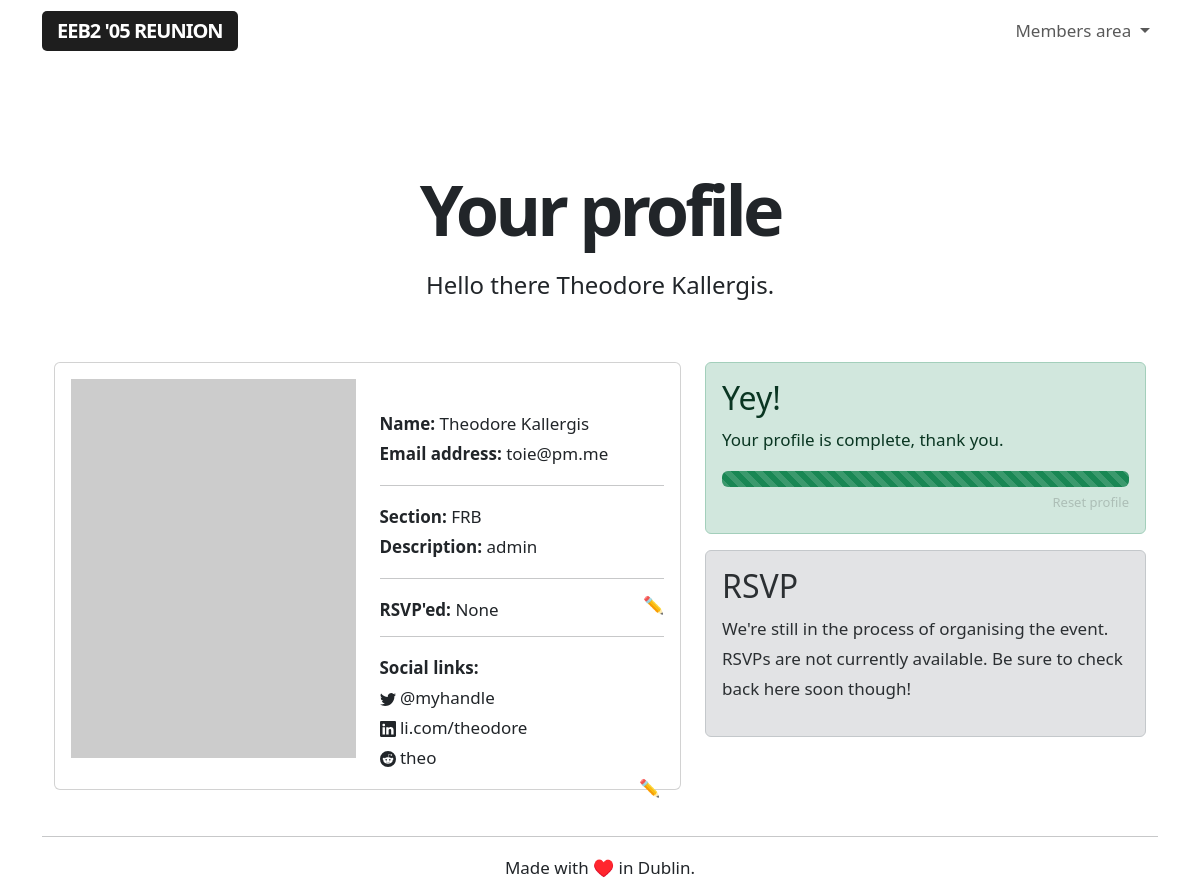
Before: /user/1 (signed in) with the older database file.
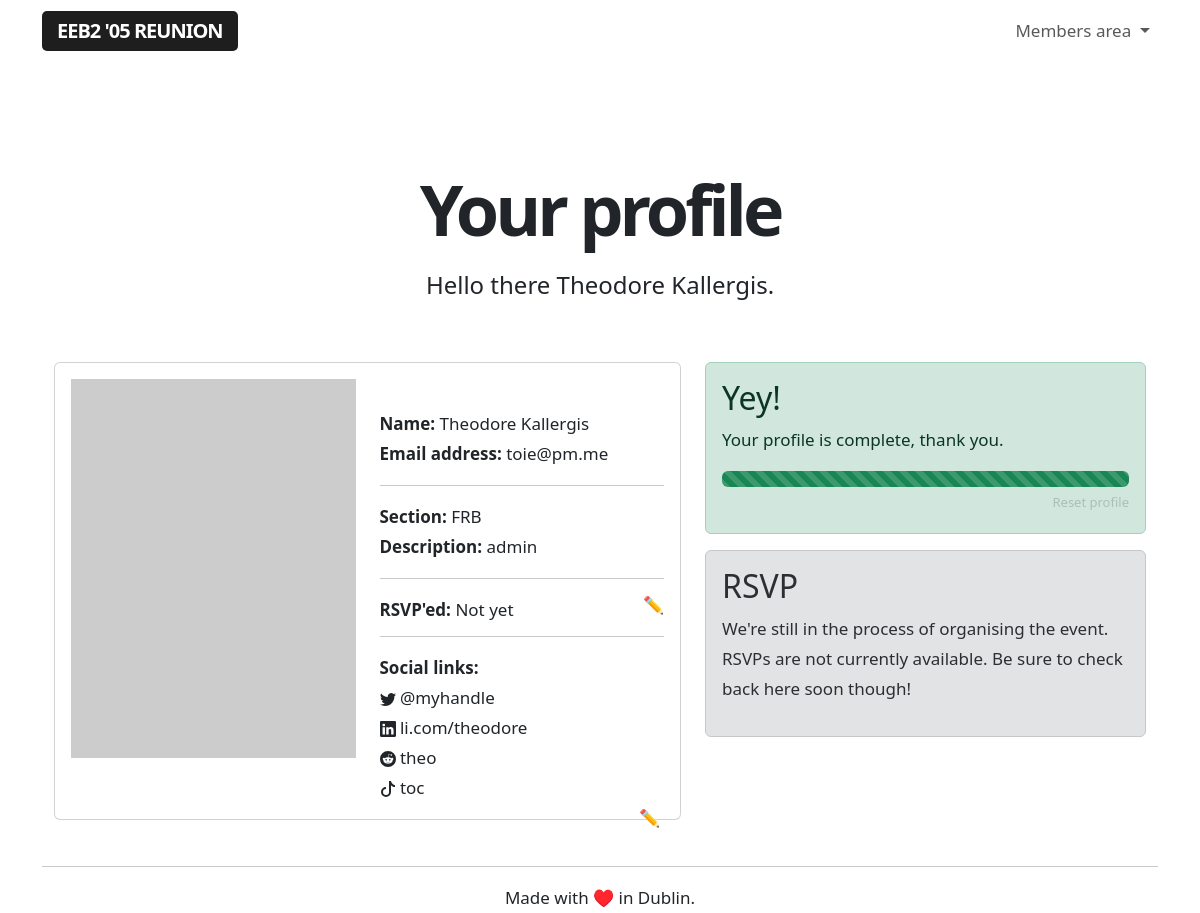
After: the same page with the newer database file.
### app/models.py (models this page shows, shortened)
class User(UserMixin, db.Model):
    id = db.Column(db.Integer, primary_key=True)
    username = db.Column(db.String(64), index=True, unique=True)
    name = db.Column(db.String(64), index=True, unique=False)
    section = db.Column(db.String(64), index=True, unique=False)
    email = db.Column(db.String(120), index=True, unique=True)
    password_hash = db.Column(db.String(128))
    role = db.Column(db.String(64), index=True, unique=False)
    rsvp = db.Column(db.String(64), index=True, unique=False)
    facebook = db.Column(db.String(64), index=True, unique=False)
    twitter = db.Column(db.String(64), index=True, unique=False)
    instagram = db.Column(db.String(64), index=True, unique=False)
    linkedin = db.Column(db.String(64), index=True, unique=False)
    snapchat = db.Column(db.String(64), index=True, unique=False)
    reddit = db.Column(db.String(64), index=True, unique=False)
    mastodon = db.Column(db.String(64), index=True, unique=False)
    tiktok = db.Column(db.String(64), index=True, unique=False)

### app/routes.py (the view)
@app.route('/user/<userid>', methods=['GET'])
@login_required
def user(userid):
    user = User.query.filter_by(id=userid).first_or_404()
    guest = Guest.query.filter_by(email=user.email).first()
    if user.name:
        if user.id == current_user.id :
            return render_template('profile.html', user=user, userid=userid, guestid = guest.id)
        else:
            flash("You don't have permission to access this profile.")
            return redirect(url_for('user', userid=userid))
    elif guest is None:
        flash('Take a few seconds to complete your profile.')
        return redirect(url_for('selectrole', userid=current_user.id))

### app/models.py (called while the page is built)
@login.user_loader
def load_user(id):
    return User.query.get(int(id))

### app/templates/profile.html (shortened to what this page needs)
{% extends "base.html" %}
{% block content %}
<div class="title">
    <h1>Your profile</h1>
    <h4>Hello {% if current_user.name %}there {{ user.name }}.{% else %}stranger.{% endif %}
</h4>
</div>
<div class="container profile">
  <div class="row align-items-start">
    <div class="col-7">
        <div class="card">
            <div class="card-body">
                <div class="row align-items-start">
                    <div class="col-6">
                        <img class="placeholderimage" src="https://dummyimage.com/600x800/c2c2c2/fff.jpg&text=Profile+placeholder">
                    </div>
                    <div class="col-6">
                        <br>
                        <b>Name:</b> {{ user.name }}
                        <br>
                        <b>Email address:</b> {{ user.username }}
                        <hr>
                        <b>Section:</b> {{ user.section }}
                        <br>
                        <b>Description:</b> {{ user.role }}
                        <hr>
                        <b>RSVP'ed:</b> {{ user.rsvp }}
                        <br>
                        <p><a href="#" class="nolinkdecoration align-right edit-rsvp">✏️</a></p>
                        <hr>
                        <b>Social links:</b>
                        <br>
                        {% if current_user.twitter %}
                         {{ user.twitter}}
                        <br>
                        {% endif %}
                        {% if current_user.linkedin %}
                         {{ user.linkedin}}
                        <br>
                        {% endif %}
                        {% if current_user.reddit %}
                         {{ user.reddit}}
                        <br>
                        {% endif %}
                        {% if current_user.tiktok %}
                        <svg xmlns="http://www.w3.org/2000/svg" width="16" height="16" fill="currentColor" class="bi bi-tiktok" viewBox="0 0 16 16">
                          <path d="M9 0h1.98c.144.715.54 1.617 1.235 2.512C12.895 3.389 13.797 4 15 4v2c-1.753 0-3.07-.814-4-1.829V11a5 5 0 1 1-5-5v2a3 3 0 1 0 3 3V0Z"/>
                        </svg> {{ user.tiktok}}
                        <br>
                        {% endif %}
                        <div class="editsociallinks align-items-end">
                            <a href="{{ url_for('socialLinks', userid=current_user.id) }}" class="nolinkdecoration">✏️</a>
                        </div>
                    </div>
                </div>
            </div>
        </div>
    </div>
    <div class="col-5">
        {% if current_user.name %}
            <div class="alert alert-success" role="alert">
                <h2>Yey!</h2>
                <p>Your profile is complete, thank you. </p>
                <div class="progress" role="progressbar" aria-label="Animated striped example" aria-valuenow="75" aria-valuemin="0" aria-valuemax="100">
                    <div class="progress-bar progress-bar-striped progress-bar-animated bg-success" style="width: 100%"></div>
                </div>
                <a href="{{ url_for('resetProfile', userid=current_user.id) }}" class="resetprofile align-right"> Reset profile</a>
            </div>
        {% endif %}
            <div class="alert alert-secondary">
                <h2>RSVP</h2>
                <p>We're still in the process of organising the event. RSVPs are not currently available. Be sure to check back here soon though!</p>
            </div>
      </div>
    </div>
</div>
{% endblock %}

Changed rows visible on the page:
changed User "Theodore Kallergis": rsvp "None" → "Not yet"; tiktok (not shown) → "toc"
